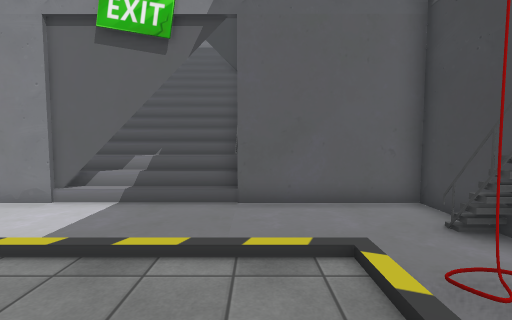
[1] (above)

12 first-person views from a walk through a 3-D level made in the Unity game engine. The camera is 1.5 m above the floor, tilts 4° down and sees 85° across. The floor is counted in squares, 1 m on a side. Each view is taken from the middle of a square. On the plan, view 1 faces up. The plan holds only what a view shows up to about 14 squares ahead; the rest is blank. Some surface patterns are stand-ins.

[2]
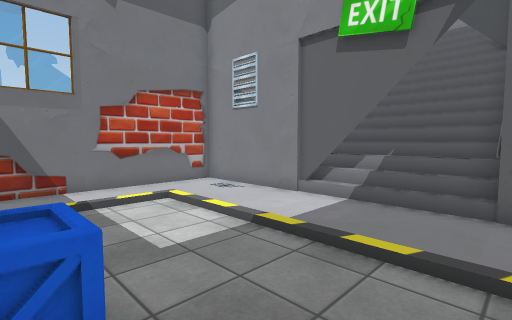

[3]
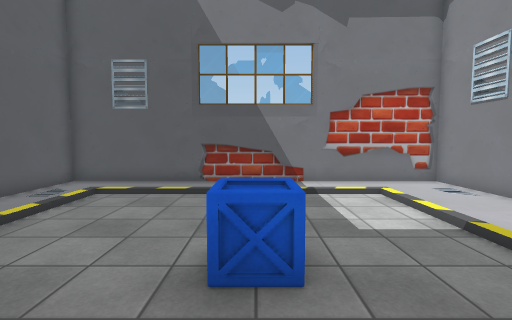

[4]
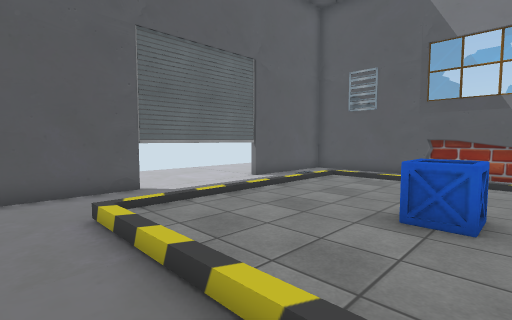

[5]
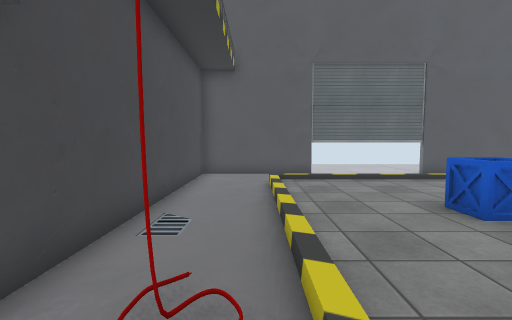

[6]
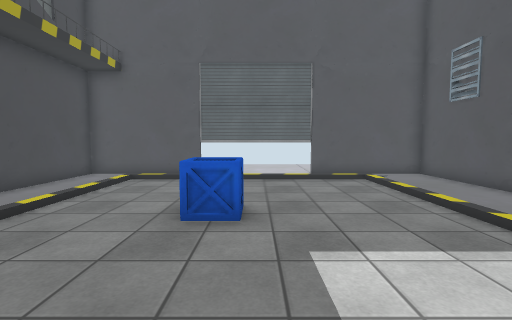

[7]
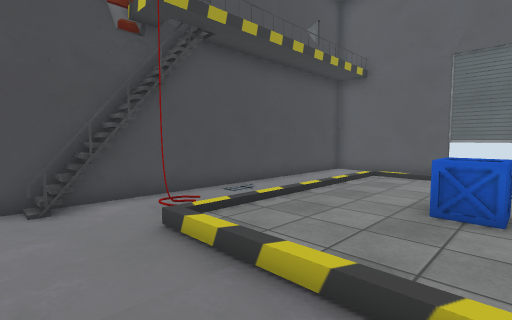

[8]
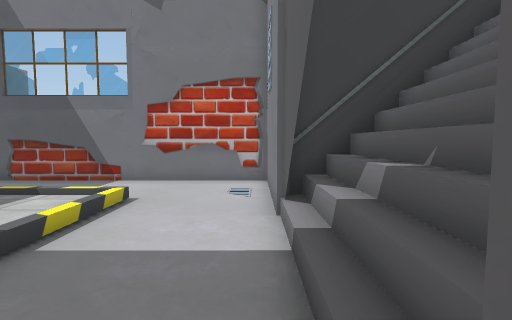

[9]
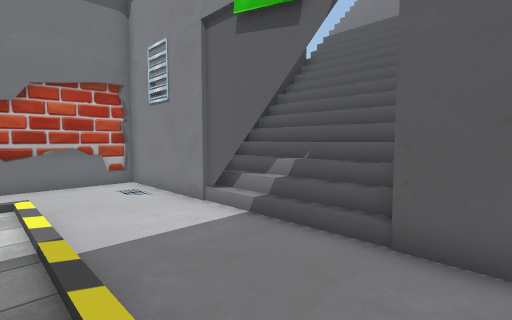

[10]
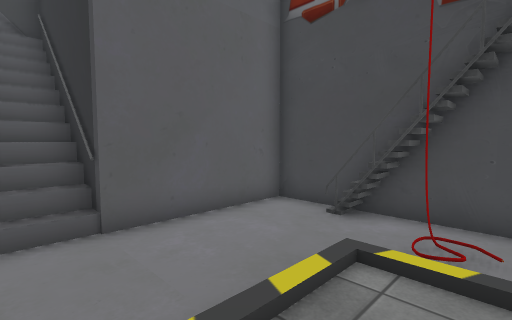

[11]
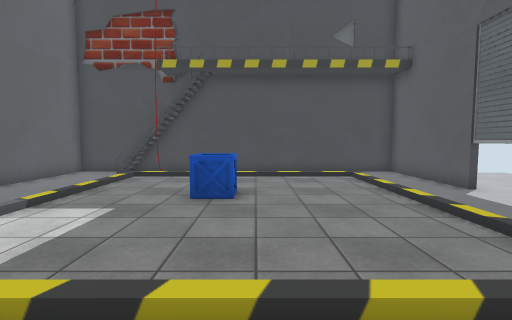

[12]
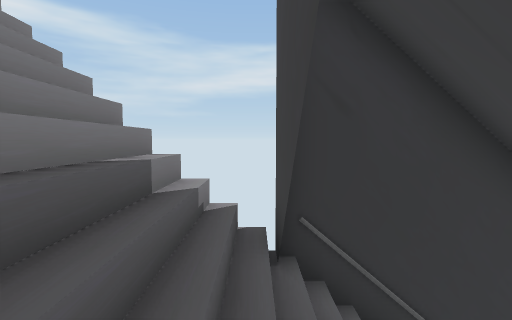

### Floor plan
Key: @ floor where view 1 was taken; # wall or solid block; . main floor; : floor 0.25 m higher than the main floor; / step, stairs or slope; O other object.
Columns run from 11 left of view 1 to 5 right of it. Each row starts with its distance up from view 1.
 16       /////
 15       /////
 14       /////
 13       ///###
 12      #/////#
 11      #/////#
 10      #/////#
  9      #/////#
  8 #######////######
  7 #...............#
  6 #...............#
  5 #..............##
  4 #.../////////..##
  3 #.../::::::://#.#
  2 #.. /:::::::/...#
  1 #.. /:::::::/...#
  0 #.. /:::OO:@/...#
 -1 #.../:::::::/...#
 -2 #.../:::::::/...#
 -3 #.../:::::::/...#
 -4 #.../:::::::/...#
 -5 #.../////////...#
 -6 #...............#
 -7 #...............#
 -8 #################

Where each view was taken, in squares from view 1:
view 1: 0 up, 0 right, facing up
view 2: 0 up, 0 right, facing up-left
view 3: 0 up, 1 right, facing left
view 4: 1 up, 3 right, facing down-left
view 5: 5 up, 2 right, facing down
view 6: 5 up, 3 left, facing down
view 7: 6 up, 3 left, facing down-right
view 8: 7 up, 0 right, facing left
view 9: 3 up, 1 right, facing up-left
view 10: 2 up, 2 left, facing up-right
view 11: 1 down, 9 left, facing right
view 12: 13 up, 5 left, facing right
